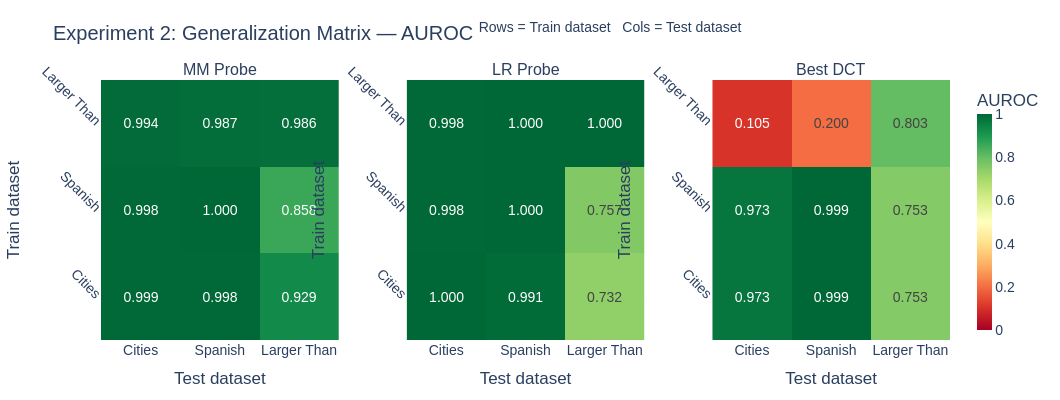
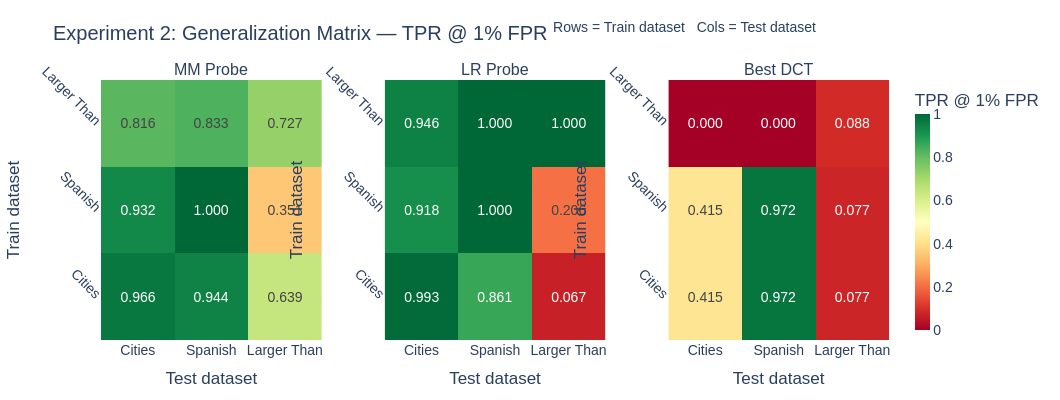

Here is the notebook cell these charts were saved with, in order:
### Code cell
def gen_to_matrix(gen_data: dict, metric: str, dataset_names: list[str]) -> np.ndarray:
    mat = np.zeros((len(dataset_names), len(dataset_names)))
    for i, train_name in enumerate(dataset_names):
        for j, test_name in enumerate(dataset_names):
            mat[i, j] = gen_data[train_name][test_name][metric]
    return mat


labels_display = [DATASET_DISPLAY[n] for n in DATASET_NAMES]

for metric, metric_title in [("auroc", "AUROC"), ("tpr@1fpr", "TPR @ 1% FPR")]:
    mm_mat = gen_to_matrix(gen_mm, metric, DATASET_NAMES)
    lr_mat = gen_to_matrix(gen_lr, metric, DATASET_NAMES)
    dct_mat = gen_to_matrix(gen_dct, metric, DATASET_NAMES)

    fig = make_subplots(
        rows=1, cols=3,
        subplot_titles=["MM Probe", "LR Probe", f"Best DCT"],
        horizontal_spacing=0.08,
    )

    for col, mat in enumerate([mm_mat, lr_mat, dct_mat], start=1):
        fig.add_trace(go.Heatmap(
            z=mat,
            x=labels_display,
            y=labels_display,
            text=[[f"{v:.3f}" for v in row] for row in mat],
            texttemplate="%{text}",
            colorscale="RdYlGn",
            zmin=0, zmax=1,
            showscale=(col == 3),
            colorbar=dict(title=metric_title, thickness=15),
        ), row=1, col=col)

    fig.update_layout(
        **PLOT_BASE,
        title=(
            f"Experiment 2: Generalization Matrix — {metric_title}\n"
            "<sup>Rows = Train dataset &nbsp; Cols = Test dataset</sup>"
        ),
        height=400, width=1060,
    )
    fig.update_yaxes(title_text="Train dataset", tickangle=45)
    for col in range(1, 4):
        fig.update_xaxes(title_text="Test dataset", row=1, col=col)
    fig.show()
    metric_slug = metric.replace("@", "at").replace("%", "pct").replace(" ", "_")
    save_fig(fig, f"exp2_generalization_{metric_slug}")

### Figure 1 — Plotly figure (JSON) as saved in the notebook; plotly's stock layout.template omitted (floating-point values rounded to 4 significant figures)
{"data": [{"colorbar": {"thickness": 15, "title": {"text": "AUROC"}}, "colorscale": [[0, "rgb(165,0,38)"], [0.1, "rgb(215,48,39)"], [0.2, "rgb(244,109,67)"], [0.3, "rgb(253,174,97)"], [0.4, "rgb(254,224,139)"], [0.5, "rgb(255,255,191)"], [0.6, "rgb(217,239,139)"], [0.7, "rgb(166,217,106)"], [0.8, "rgb(102,189,99)"], [0.9, "rgb(26,152,80)"], [1, "rgb(0,104,55)"]], "showscale": false, "text": [["0.999", "0.998", "0.929"], ["0.998", "1.000", "0.858"], ["0.994", "0.987", "0.986"]], "texttemplate": "%{text}", "type": "heatmap", "x": ["Cities", "Spanish", "Larger Than"], "xaxis": "x", "y": ["Cities", "Spanish", "Larger Than"], "yaxis": "y", "z": [[0.9989, 0.9984, 0.9294], [0.9982, 1.0, 0.8582], [0.9937, 0.9865, 0.986]], "zmax": 1, "zmin": 0}, {"colorbar": {"thickness": 15, "title": {"text": "AUROC"}}, "colorscale": [[0, "rgb(165,0,38)"], [0.1, "rgb(215,48,39)"], [0.2, "rgb(244,109,67)"], [0.3, "rgb(253,174,97)"], [0.4, "rgb(254,224,139)"], [0.5, "rgb(255,255,191)"], [0.6, "rgb(217,239,139)"], [0.7, "rgb(166,217,106)"], [0.8, "rgb(102,189,99)"], [0.9, "rgb(26,152,80)"], [1, "rgb(0,104,55)"]], "showscale": false, "text": [["1.000", "0.991", "0.732"], ["0.998", "1.000", "0.757"], ["0.998", "1.000", "1.000"]], "texttemplate": "%{text}", "type": "heatmap", "x": ["Cities", "Spanish", "Larger Than"], "xaxis": "x2", "y": ["Cities", "Spanish", "Larger Than"], "yaxis": "y2", "z": [[0.9999, 0.9913, 0.7324], [0.9979, 1.0, 0.7567], [0.9983, 1.0, 1.0]], "zmax": 1, "zmin": 0}, {"colorbar": {"thickness": 15, "title": {"text": "AUROC"}}, "colorscale": [[0, "rgb(165,0,38)"], [0.1, "rgb(215,48,39)"], [0.2, "rgb(244,109,67)"], [0.3, "rgb(253,174,97)"], [0.4, "rgb(254,224,139)"], [0.5, "rgb(255,255,191)"], [0.6, "rgb(217,239,139)"], [0.7, "rgb(166,217,106)"], [0.8, "rgb(102,189,99)"], [0.9, "rgb(26,152,80)"], [1, "rgb(0,104,55)"]], "showscale": true, "text": [["0.973", "0.999", "0.753"], ["0.973", "0.999", "0.753"], ["0.105", "0.200", "0.803"]], "texttemplate": "%{text}", "type": "heatmap", "x": ["Cities", "Spanish", "Larger Than"], "xaxis": "x3", "y": ["Cities", "Spanish", "Larger Than"], "yaxis": "y3", "z": [[0.9727, 0.9992, 0.753], [0.9727, 0.9992, 0.753], [0.1047, 0.2, 0.8025]], "zmax": 1, "zmin": 0}], "layout": {"annotations": [{"font": {"size": 16}, "showarrow": false, "text": "MM Probe", "x": 0.14, "xanchor": "center", "xref": "paper", "y": 1, "yanchor": "bottom", "yref": "paper"}, {"font": {"size": 16}, "showarrow": false, "text": "LR Probe", "x": 0.5, "xanchor": "center", "xref": "paper", "y": 1, "yanchor": "bottom", "yref": "paper"}, {"font": {"size": 16}, "showarrow": false, "text": "Best DCT", "x": 0.86, "xanchor": "center", "xref": "paper", "y": 1, "yanchor": "bottom", "yref": "paper"}], "font": {"family": "Arial, sans-serif", "size": 14}, "height": 400, "legend": {"bgcolor": "rgba(255,255,255,0.8)", "bordercolor": "#E5E7EB", "borderwidth": 1}, "margin": {"b": 60, "l": 70, "r": 40, "t": 80}, "title": {"text": "Experiment 2: Generalization Matrix — AUROC\n<sup>Rows = Train dataset &nbsp; Cols = Test dataset</sup>"}, "width": 1060, "xaxis": {"anchor": "y", "domain": [0, 0.28], "title": {"text": "Test dataset"}}, "xaxis2": {"anchor": "y2", "domain": [0.36, 0.64], "title": {"text": "Test dataset"}}, "xaxis3": {"anchor": "y3", "domain": [0.72, 1], "title": {"text": "Test dataset"}}, "yaxis": {"anchor": "x", "domain": [0, 1], "tickangle": 45, "title": {"text": "Train dataset"}}, "yaxis2": {"anchor": "x2", "domain": [0, 1], "tickangle": 45, "title": {"text": "Train dataset"}}, "yaxis3": {"anchor": "x3", "domain": [0, 1], "tickangle": 45, "title": {"text": "Train dataset"}}}}

### Figure 2 — Plotly figure (JSON) as saved in the notebook; plotly's stock layout.template omitted (floating-point values rounded to 4 significant figures)
{"data": [{"colorbar": {"thickness": 15, "title": {"text": "TPR @ 1% FPR"}}, "colorscale": [[0, "rgb(165,0,38)"], [0.1, "rgb(215,48,39)"], [0.2, "rgb(244,109,67)"], [0.3, "rgb(253,174,97)"], [0.4, "rgb(254,224,139)"], [0.5, "rgb(255,255,191)"], [0.6, "rgb(217,239,139)"], [0.7, "rgb(166,217,106)"], [0.8, "rgb(102,189,99)"], [0.9, "rgb(26,152,80)"], [1, "rgb(0,104,55)"]], "showscale": false, "text": [["0.966", "0.944", "0.639"], ["0.932", "1.000", "0.351"], ["0.816", "0.833", "0.727"]], "texttemplate": "%{text}", "type": "heatmap", "x": ["Cities", "Spanish", "Larger Than"], "xaxis": "x", "y": ["Cities", "Spanish", "Larger Than"], "yaxis": "y", "z": [[0.966, 0.9444, 0.6392], [0.932, 1.0, 0.3505], [0.8163, 0.8333, 0.7268]], "zmax": 1, "zmin": 0}, {"colorbar": {"thickness": 15, "title": {"text": "TPR @ 1% FPR"}}, "colorscale": [[0, "rgb(165,0,38)"], [0.1, "rgb(215,48,39)"], [0.2, "rgb(244,109,67)"], [0.3, "rgb(253,174,97)"], [0.4, "rgb(254,224,139)"], [0.5, "rgb(255,255,191)"], [0.6, "rgb(217,239,139)"], [0.7, "rgb(166,217,106)"], [0.8, "rgb(102,189,99)"], [0.9, "rgb(26,152,80)"], [1, "rgb(0,104,55)"]], "showscale": false, "text": [["0.993", "0.861", "0.067"], ["0.918", "1.000", "0.206"], ["0.946", "1.000", "1.000"]], "texttemplate": "%{text}", "type": "heatmap", "x": ["Cities", "Spanish", "Larger Than"], "xaxis": "x2", "y": ["Cities", "Spanish", "Larger Than"], "yaxis": "y2", "z": [[0.9932, 0.8611, 0.06701], [0.9184, 1.0, 0.2062], [0.9456, 1.0, 1.0]], "zmax": 1, "zmin": 0}, {"colorbar": {"thickness": 15, "title": {"text": "TPR @ 1% FPR"}}, "colorscale": [[0, "rgb(165,0,38)"], [0.1, "rgb(215,48,39)"], [0.2, "rgb(244,109,67)"], [0.3, "rgb(253,174,97)"], [0.4, "rgb(254,224,139)"], [0.5, "rgb(255,255,191)"], [0.6, "rgb(217,239,139)"], [0.7, "rgb(166,217,106)"], [0.8, "rgb(102,189,99)"], [0.9, "rgb(26,152,80)"], [1, "rgb(0,104,55)"]], "showscale": true, "text": [["0.415", "0.972", "0.077"], ["0.415", "0.972", "0.077"], ["0.000", "0.000", "0.088"]], "texttemplate": "%{text}", "type": "heatmap", "x": ["Cities", "Spanish", "Larger Than"], "xaxis": "x3", "y": ["Cities", "Spanish", "Larger Than"], "yaxis": "y3", "z": [[0.415, 0.9722, 0.07732], [0.415, 0.9722, 0.07732], [0.0, 0.0, 0.08763]], "zmax": 1, "zmin": 0}], "layout": {"annotations": [{"font": {"size": 16}, "showarrow": false, "text": "MM Probe", "x": 0.14, "xanchor": "center", "xref": "paper", "y": 1, "yanchor": "bottom", "yref": "paper"}, {"font": {"size": 16}, "showarrow": false, "text": "LR Probe", "x": 0.5, "xanchor": "center", "xref": "paper", "y": 1, "yanchor": "bottom", "yref": "paper"}, {"font": {"size": 16}, "showarrow": false, "text": "Best DCT", "x": 0.86, "xanchor": "center", "xref": "paper", "y": 1, "yanchor": "bottom", "yref": "paper"}], "font": {"family": "Arial, sans-serif", "size": 14}, "height": 400, "legend": {"bgcolor": "rgba(255,255,255,0.8)", "bordercolor": "#E5E7EB", "borderwidth": 1}, "margin": {"b": 60, "l": 70, "r": 40, "t": 80}, "title": {"text": "Experiment 2: Generalization Matrix — TPR @ 1% FPR\n<sup>Rows = Train dataset &nbsp; Cols = Test dataset</sup>"}, "width": 1060, "xaxis": {"anchor": "y", "domain": [0, 0.28], "title": {"text": "Test dataset"}}, "xaxis2": {"anchor": "y2", "domain": [0.36, 0.64], "title": {"text": "Test dataset"}}, "xaxis3": {"anchor": "y3", "domain": [0.72, 1], "title": {"text": "Test dataset"}}, "yaxis": {"anchor": "x", "domain": [0, 1], "tickangle": 45, "title": {"text": "Train dataset"}}, "yaxis2": {"anchor": "x2", "domain": [0, 1], "tickangle": 45, "title": {"text": "Train dataset"}}, "yaxis3": {"anchor": "x3", "domain": [0, 1], "tickangle": 45, "title": {"text": "Train dataset"}}}}
